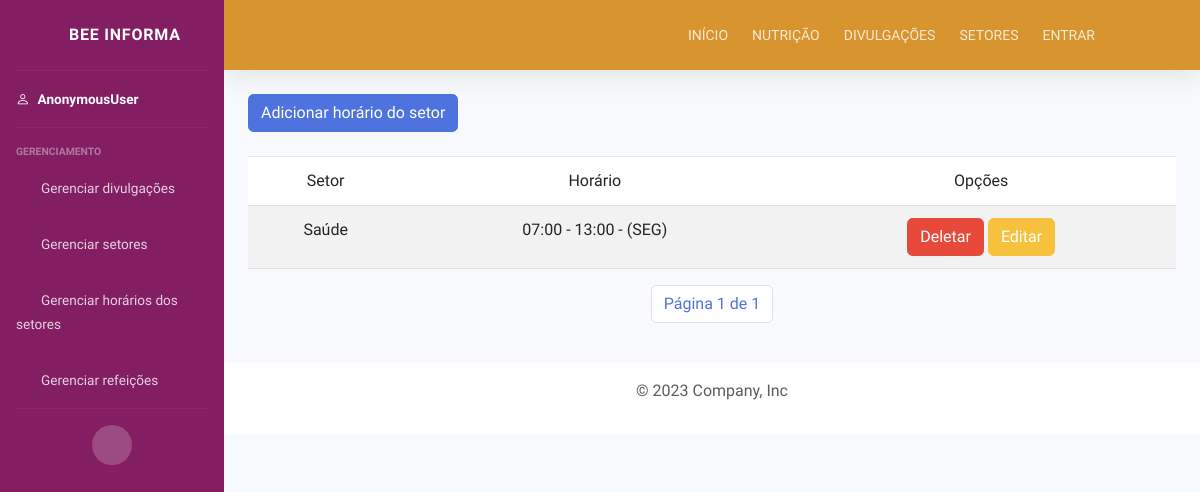
Page /listar/horario/setor/admin on the earlier database version.
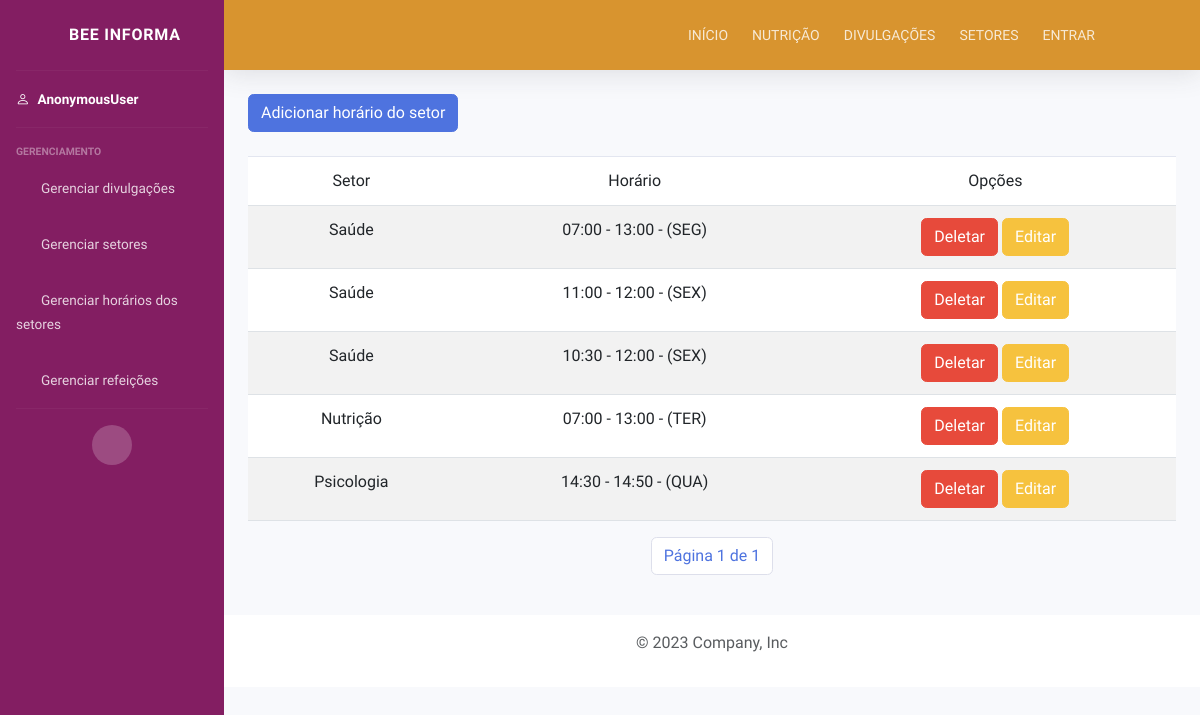
Same page on the later database version.
### servicos/models.py (models this page shows, shortened)
class HorarioSetor(models.Model):
    DIAS_SEMANA_CHOICES = (
        ("SEG", "Segunda-feira"),
        ("TER", "Terça-feira"),
        ("QUA", "Quarta-feira"),
        ("QUI", "Quinta-feira"),
        ("SEX", "Sexta-feira")
    )
    horario_inicio = models.TimeField(verbose_name="Horário de início", auto_now_add=False)
    horario_fim = models.TimeField(verbose_name="Horário de fim", auto_now_add=False)
    setor = models.ForeignKey(Setor, related_name="horario_do_setor", on_delete=models.SET_NULL, null=True)
    dia_semana = models.CharField(verbose_name="Dia da semana", choices=DIAS_SEMANA_CHOICES, max_length=3)
    class Meta:
        verbose_name = "Horário do setor"
        verbose_name_plural = "Horários dos setores"

class Setor(models.Model):
    BLOCO_CHOICES = (
        ("A", "A"),
        ("B", "B")
    )
    nome = models.CharField(verbose_name="Nome do setor", max_length=25)
    bloco = models.CharField(verbose_name="Bloco do setor", choices=BLOCO_CHOICES, max_length=1)
    numero = models.IntegerField(verbose_name="Número da sala")
    class Meta:
        verbose_name = "Setor"
        verbose_name_plural = "Setores"

### servicos/views.py (the view)
# urls.py: path('listar/horario/setor/admin', views.admin_horario_setor_list, name="admin-horario-setor-list"),
def admin_horario_setor_list(request):
    horarios = HorarioSetor.objects.all().order_by("setor")
    paginacao = Paginator(horarios, 5)
    page_number = request.GET.get("page")
    page_obj = paginacao.get_page(page_number)
    context = {'page_obj': page_obj}
    return render(request, "setores/horarios/horario_setor_list.html", context)

### servicos/templates/setores/horarios/horario_setor_list.html (shortened to what this page needs)
{% extends "tela_admin.html" %}
{% load static %}
{% block 'conteudo' %}
    <div class="container">
        <a class="btn btn-primary" href="{% url 'horario-setor-create' %}">Adicionar horário do setor</a>
        <table class="table table-striped mt-4">
            <thead>
                <tr>
                    <td>Setor</td>
                    <td>Horário</td>
                    <td>Opções</td>
                </tr>
            </thead>
            <tbody>
                {% for horario in page_obj %}
                    <tr>
                        <td> {{ horario.setor.nome }} </td>
                        <td> {{ horario.horario_inicio }} - {{ horario.horario_fim }} - ({{ horario.dia_semana }}) </td>
                        <td>
                            <a class="btn btn-danger" href="{% url 'horario-setor-delete' horario.id %}">Deletar</a>
                            <a class="btn btn-warning" href="{% url 'horario-setor-update' horario.id %}">Editar</a>
                        </td>
                    </tr>
                {% endfor %}
            </tbody>
        </table>
        <div class="pagination justify-content-center">
            <nav aria-label="Page navigation example">
                <ul class="pagination justify-content-end">
                    <li class="page-item">
                        <span class="page-link">
                            Página {{ page_obj.number }} de {{ page_obj.paginator.num_pages }}
                        </span>
                    </li>
                </ul>
            </nav>
        </div>
    </div>
{% endblock 'conteudo' %}

### paginas/templates/tela_admin.html (shortened to what this page needs)
{% load static %}
<!DOCTYPE html>
<html lang="pt-br">
    <head>
        <link href="https://cdn.jsdelivr.net/npm/bootstrap@5.3.0-alpha3/dist/css/bootstrap.min.css" rel="stylesheet"
>
        <link rel="stylesheet" href="https://cdn.jsdelivr.net/npm/bootstrap-icons@1.11.1/font/bootstrap-icons.css">
        <link href="{% static 'vendor/fontawesome-free/css/all.min.css' %}" rel="stylesheet" type="text/css">
        <link rel="stylesheet" href="{% static 'css/sb-admin-2.css' %}">
        <link rel="stylesheet" href="{% static 'css/style.css' %}">
        <link rel="stylesheet" href="{% static 'css/sidebar.css' %}">
    </head>
    <body>
        <div id="wrapper">
            {% block sidebar %}
                {% include "includes/admin_sidebar.html" %}
            {% endblock sidebar %}
            <div id="content-wrapper" class="d-flex flex-column">
                <div id="content">
                    <section class="row">
                        <section class="col-md-12">
                            {% block navbar %}
                                {% include "includes/navbar.html" %}
                            {% endblock navbar %}
                        </section>
                    </section>
                    <div class="mt-4">
                        {% block 'conteudo' %}{% endblock 'conteudo' %}
                    </div>
                    {% block rodape %}
                    <footer class="py-3 mt-4 bg-white">
                        <p class="text-center text-body-secondary">&copy; 2023 Company, Inc</p>
                    </footer>
                    {% endblock rodape %}
                </div>
            </div>
        </div>
    </body>
</html>

### paginas/templates/includes/admin_sidebar.html (shortened to what this page needs)
<ul class="navbar-nav bg-gradient-primary sidebar sidebar-dark accordion" id="accordionSidebar">
    <a class="sidebar-brand d-flex align-items-center justify-content-center" href="#">
        <div class="sidebar-brand-icon rotate-n-15">
            <i class="fas fa-laugh-wink"></i>
        </div>
        <div class="sidebar-brand-text mx-3">BEE INFORMA</div>
    </a>
    <hr class="sidebar-divider my-0">
    <li class="nav-item active">
        <a class="nav-link" href="#">
            <i class="bi bi-person"></i>
            <span> {{ request.user }} </span></a>
    </li>
    <hr class="sidebar-divider">
    <div class="sidebar-heading">
        Gerenciamento
    </div>
    <li class="nav-item">
        <a class="nav-link collapsed" href="{% url 'admin-divulgacao-list' %}">
            <i class="fas fa-fw fa-cog"></i>
            <span>Gerenciar divulgações</span>
        </a>
    </li>
    <li class="nav-item">
        <a class="nav-link collapsed" href="{% url 'admin-setor-list' %}">
            <i class="fas fa-fw fa-cog"></i>
            <span>Gerenciar setores</span>
        </a>
    </li>
    <li class="nav-item">
        <a class="nav-link collapsed" href="{% url 'admin-horario-setor-list' %}">
            <i class="fas fa-fw fa-cog"></i>
            <span>Gerenciar horários dos setores</span>
        </a>
    </li>
    <li class="nav-item">
        <a class="nav-link collapsed" href="{% url 'admin-refeicao-list' %}">
            <i class="fas fa-fw fa-cog"></i>
            <span>Gerenciar refeições</span>
        </a>
    </li>
    <hr class="sidebar-divider">
    <div class="text-center d-none d-md-inline">
        <button class="rounded-circle border-0" id="sidebarToggle"></button>
    </div>
</ul>

### paginas/templates/includes/navbar.html (shortened to what this page needs)
        <nav class="navbar navbar-expand topbar static-top shadow navbar-dark">
            <div class="container-fluid">
                <div class="collapse navbar-collapse" id="navbarSupportedContent">
                    <ul class="navbar-nav ms-auto">
                        <li class="nav-item">
                            <a class="nav-link active" aria-current="page" href="{% url 'inicio' %}">INÍCIO</a>
                        </li>
                        <li class="nav-item">
                            <a class="nav-link active" aria-current="page" href="#nutricao">NUTRIÇÃO</a>
                        </li>
                        <li class="nav-item">
                            <a class="nav-link active" aria-current="page" href="#divulgacoes">DIVULGAÇÕES</a>
                        </li>
                        <li class="nav-item">
                            <a class="nav-link active" aria-current="page" href="#setores">SETORES</a>
                        </li>
                        {% if request.user.is_authenticated %}
                            <li class="nav-item">
                                <a class="nav-link active" style='color: var(--roxo);' aria-current="page" href="{% url "tela-admin" %}">ADMINISTRAÇÃO</a>
                            </li>
                            <li class="nav-item">
                                <a class="nav-link bi bi-box-arrow-right" style='color: var(--roxo);' aria-current="page" href="{% url 'logout' %}"></a>
                            </li>
                        {% else %}
                            <li class="nav-item">
                                <a class="nav-link active" aria-current="page" href="{% url 'login' %}">ENTRAR</a>
                            </li>
                        {% endif %}
                    </ul>
                </div>
            </div>
        </nav>

### staticfiles/css/style.css (style rules this page uses)
body { font-family: 'Fira Sans', sans-serif; }
:root { --laranja: #E79F34; --laranja_claro: rgb(238, 233, 225); --amarelo: #F5C73E; --laranja_escuro: #d8942f; --branco: white; --roxo:#831E62; }
.navbar { font-size: 14px; background-color: var(--laranja_escuro); }
.collapse { padding-right: 5.5em; }
.table { background-color: white; border-radius: 2px; text-align: center; }

### staticfiles/css/sidebar.css (style rules this page uses)
:root { --laranja: #E79F34; --laranja_claro: rgb(238, 233, 225); --amarelo: #F5C73E; --laranja_escuro: #d8942f; --branco: white; --roxo:#831E62; }
.navbar, .offcanvas, .profile { background-color: var(--laranja_escuro); color: var(--branco); }
div ul li a { color: var(--branco); font-size: 16px; justify-content: center; }

Differences in the rows shown:
added HorarioSetor: setor.nome "Saúde", horario_inicio "11:00", horario_fim "12:00", dia_semana "SEX"
added HorarioSetor: setor.nome "Saúde", horario_inicio "10:30", horario_fim "12:00", dia_semana "SEX"
added HorarioSetor: setor.nome "Nutrição", horario_inicio "07:00", horario_fim "13:00", dia_semana "TER"
added HorarioSetor: setor.nome "Psicologia", horario_inicio "14:30", horario_fim "14:50", dia_semana "QUA"
